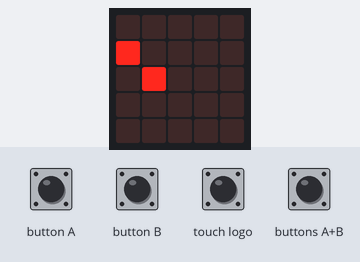
This program was run on a simulated BBC micro:bit (MakeCode). Shown: the board's 5×5 LED display. The inputs (shaded band) are chosen by the test bench. Random numbers come from a fixed seed.

Above: at 1.2 s.
1.3 s: buttons A+B pressed for 1 s
At 2.4 s:
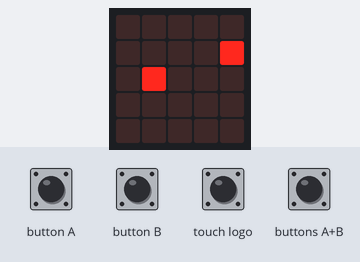
3.8 s: button B pressed for 1 s
At 5.5 s:
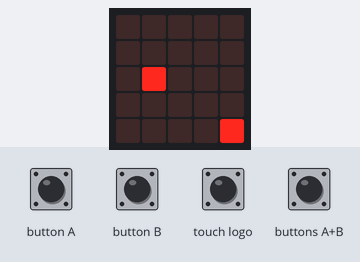
6.3 s: touch logo pressed for 0.15 s
At 7.2 s:
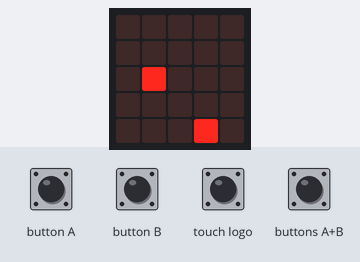
7.9 s: button A pressed for 0.15 s
At 8.6 s:
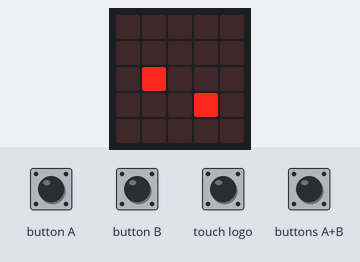
9.5 s: touch logo pressed for 1 s
At 10.2 s:
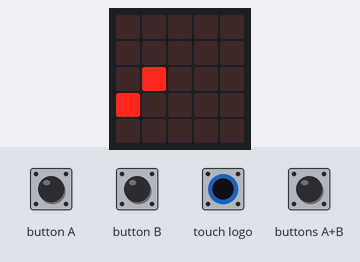
12.0 s: button B pressed for 0.15 s
At 12.4 s:
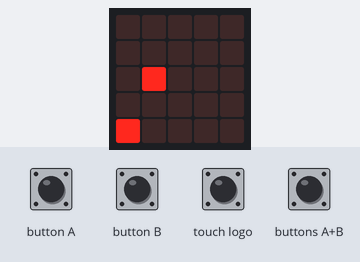
Timing chart, 0 to 14.6 s (numbered marks = the images above; inputs shaded):
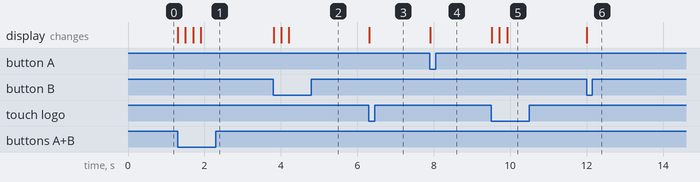

Measured:
- after the input at 1.3 s, the display: first changes at once (image 1 shows a later state)
- after the input at 3.8 s, the display: first changes at once (image 2 shows a later state)
- after the input at 6.3 s, the display: changes at once (image 3)
- after the input at 7.9 s, the display: changes at once (image 4)
- after the input at 9.5 s, the display: first changes at once (image 5 shows a later state)
- after the input at 12.0 s, the display: changes at once (image 6)

The program:

main.ts
```typescript
let sprite_1 = game.createSprite(0, randint(0, 5))
let sprite_2 = game.createSprite(randint(1, 4), randint(0, 5))
basic.forever(function () {
    while (input.buttonIsPressed(Button.AB)) {
        sprite_1.change(LedSpriteProperty.X, 1)
        basic.pause(200)
    }
    while (input.logoIsPressed()) {
        sprite_1.change(LedSpriteProperty.X, -1)
        basic.pause(200)
    }
    while (input.buttonIsPressed(Button.A)) {
        sprite_1.change(LedSpriteProperty.Y, -1)
        basic.pause(200)
    }
    while (input.buttonIsPressed(Button.B)) {
        sprite_1.change(LedSpriteProperty.Y, 1)
        basic.pause(200)
    }
    if (sprite_1.isTouching(sprite_2)) {
        music.playTone(440, music.beat(BeatFraction.Double))
        basic.showIcon(IconNames.Happy)
        game.gameOver()
        basic.clearScreen()
    }
})
```

test.ts
```typescript
// aquí va el archivo "tests"; esto no se compilará cuando este paquete se utilice como una extensión.
```
